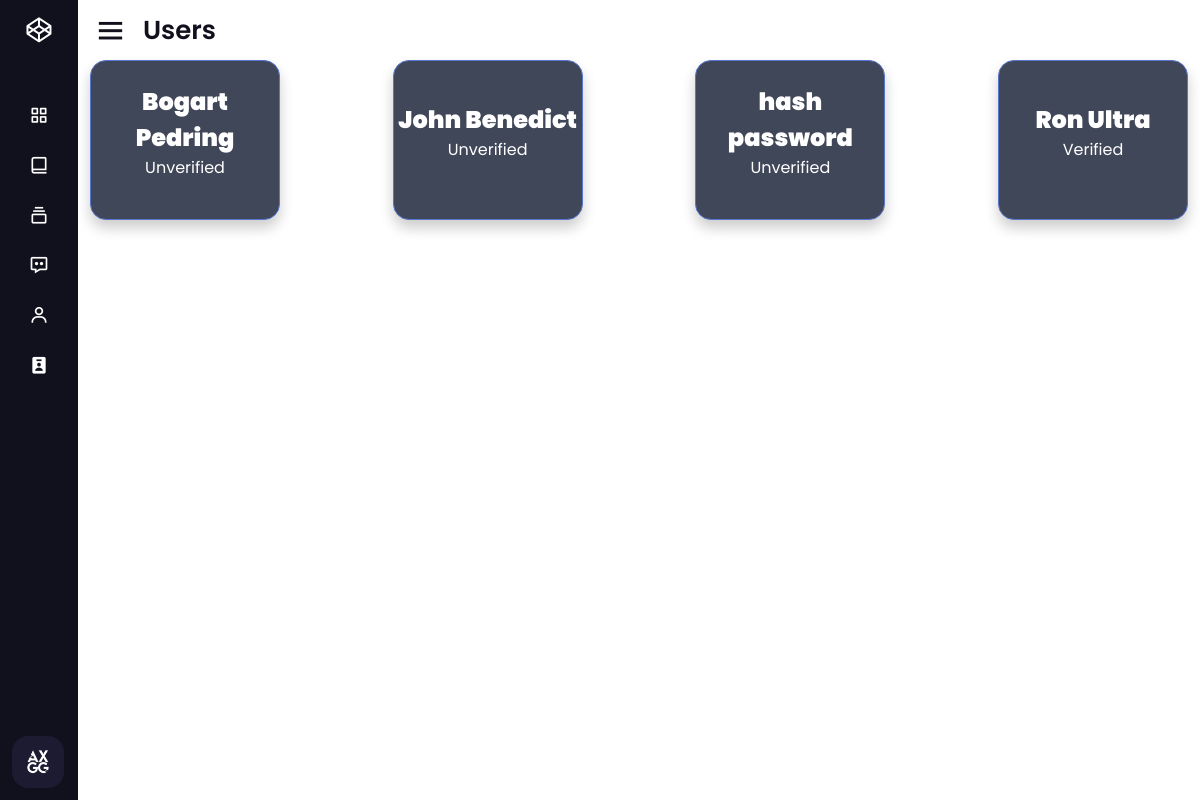
The page /pages/user.php (signed in) on the database its author committed.
### tables this page shows
CREATE TABLE `user` (
  `user_id` int(11) NOT NULL,
  `fullname` varchar(50) NOT NULL,
  `username` varchar(50) NOT NULL,
  `password` varchar(255) NOT NULL,
  `email` varchar(50) NOT NULL,
  `contact` varchar(50) NOT NULL,
  `status` tinyint(1) NOT NULL DEFAULT 0,
  `cr_date` datetime NOT NULL DEFAULT current_timestamp()
);

### pages/user.php (the view, shortened to what this page needs)
<!DOCTYPE html>
<html lang="en">
<head>
  <link href="https://cdn.jsdelivr.net/npm/bootstrap@5.1.3/dist/css/bootstrap.min.css" rel="stylesheet" />
  <link rel="stylesheet" href="./css/user.css">
</head>
<body>
  <?php include('../includes/sidenav.php') ?>
  <section class="home-section">
    <div class="home-content">
      <i class='bx bx-menu'></i>
      <span class="text">Users</span>
    </div>
    <div class="container">
      <?php
      include('../config.php');
      function getUsers()
      {
        global $conn;
        $sql = "SELECT u.*, COUNT(o.ord_id) AS number_of_orders
                FROM user u
                LEFT JOIN orders o ON u.user_id = o.user_id
                GROUP BY u.user_id";
        $result = mysqli_query($conn, $sql);
        return mysqli_fetch_all($result, MYSQLI_ASSOC);
      }
      $users = getUsers();
      foreach ($users as $user) {
        $fullname = $user['fullname'];
        $status = $user['status'];
        $numberOfOrders = $user['number_of_orders'];
        $statusLabel = '';
        if ($status == 0) {
          $statusLabel = 'Unverified';
        } elseif ($status == 1) {
          $statusLabel = 'Verified';
        } elseif ($status == 2) {
          $statusLabel = 'Banned';
        }
      ?>
        <a href="user-view.php">
          <div class="flip-card">
            <div class="flip-card-inner">
              <div class="flip-card-front">
                <p class="title"><?php echo $fullname; ?></p>
                <p><?php echo $statusLabel; ?></p>
              </div>
              <div class="flip-card-back">
                <p class="title">Total Order</p>
                <p><?php echo $numberOfOrders; ?></p>
              </div>
            </div>
          </div>
        </a>
      <?php
      }
      ?>
    </div>
  </section>
</body>
</html>

### pages/css/user.css (style rules this page uses)
.container { display: flex; flex-wrap: wrap; justify-content: space-between; }
.flip-card { background-color: transparent; width: 190px; height: 20vh; perspective: 1000px; font-family: sans-serif; }
.title { font-size: 1.5em; font-weight: 900; text-align: center; margin: 0; }
.flip-card-inner { position: relative; width: 100%; height: 100%; text-align: center; transition: transform 0.8s; transform-style: preserve-3d; }
.flip-card-front, .flip-card-back { box-shadow: 0 8px 14px 0 rgba(0, 0, 0, 0.2); position: absolute; display: flex; flex-direction: column; justify-content: center; width: 100%; height: 100%; -webkit-backface-visibility: hidden; backface-visibility: hidden; border: 1px solid #5876CE; border-radius: 1rem; }
.flip-card-front { background: #404759; color: white; }
.flip-card-back { background: #5876CE; color: white; transform: rotateY(180deg); }

### assets/css/style.css (style rules this page uses)
* { margin: 0; padding: 0; box-sizing: border-box; font-family: "Poppins", sans-serif; }
:root { --background-color1: #fafaff; --background-color2: #ffffff; --background-color3: #ededed; --background-color4: #cad7fda4; --primary-color: #4b49ac; --secondary-color: #0c007d; --Border-color: #3f0097; --one-use-color: #3f0097; --two-use-color: #5500cb; }

### includes/sidenav.php (style rules this page uses)
* { margin: 0; padding: 0; box-sizing: border-box; font-family: 'Poppins', sans-serif; }
.home-section { position: relative; height: 100vh; left: 260px; width: calc(100% - 260px); transition: all 0.5s ease; }
.sidebar.close~.home-section { left: 78px; width: calc(100% - 78px); }
.home-section .home-content { height: 60px; display: flex; align-items: center; }
.home-section .home-content .bx-menu, .home-section .home-content .text { color: #11101d; font-size: 35px; }
.home-section .home-content .bx-menu { margin: 0 15px; cursor: pointer; }
.home-section .home-content .text { font-size: 26px; font-weight: 600; }

### rows shown on the page
user: fullname "Bogart Pedring", status "Unverified"
user: fullname "John Benedict", status "Unverified"
user: fullname "hash password", status "Unverified"
user: fullname "Ron Ultra", status "Verified"
